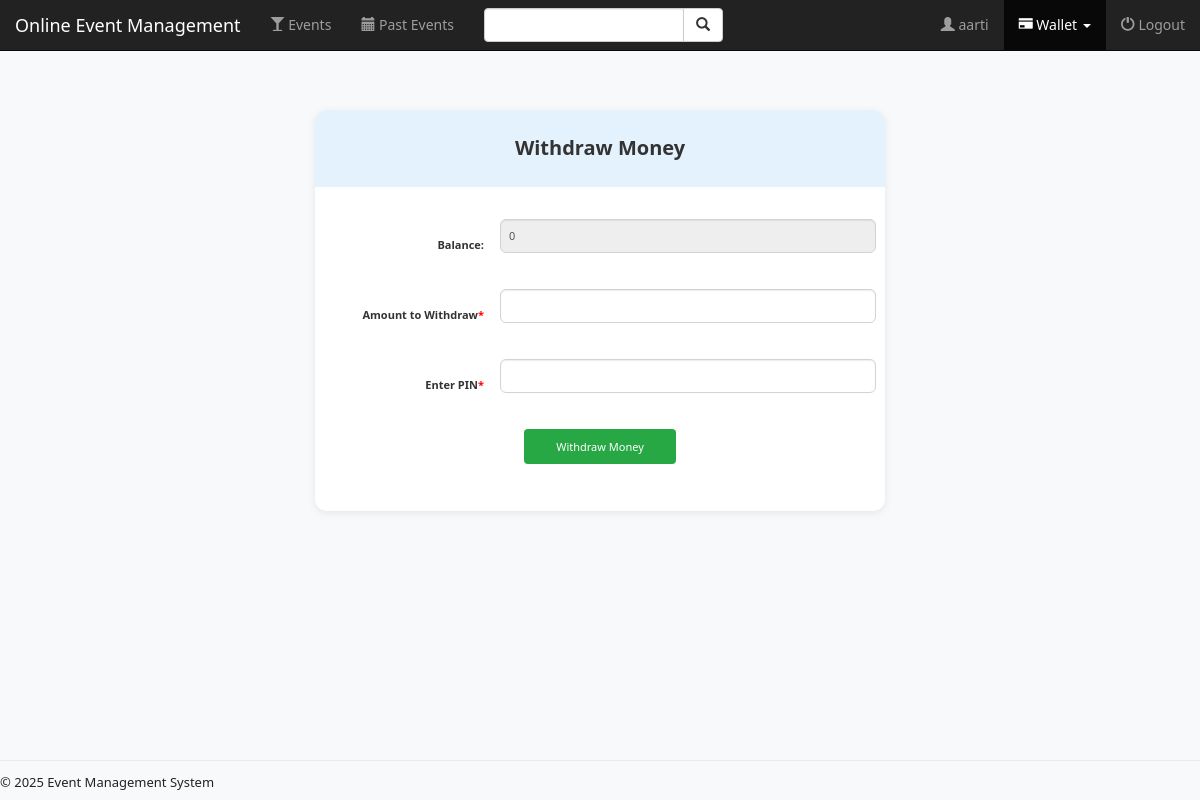
The page /user/withdraw_money/ (signed in) on the database as committed earlier.
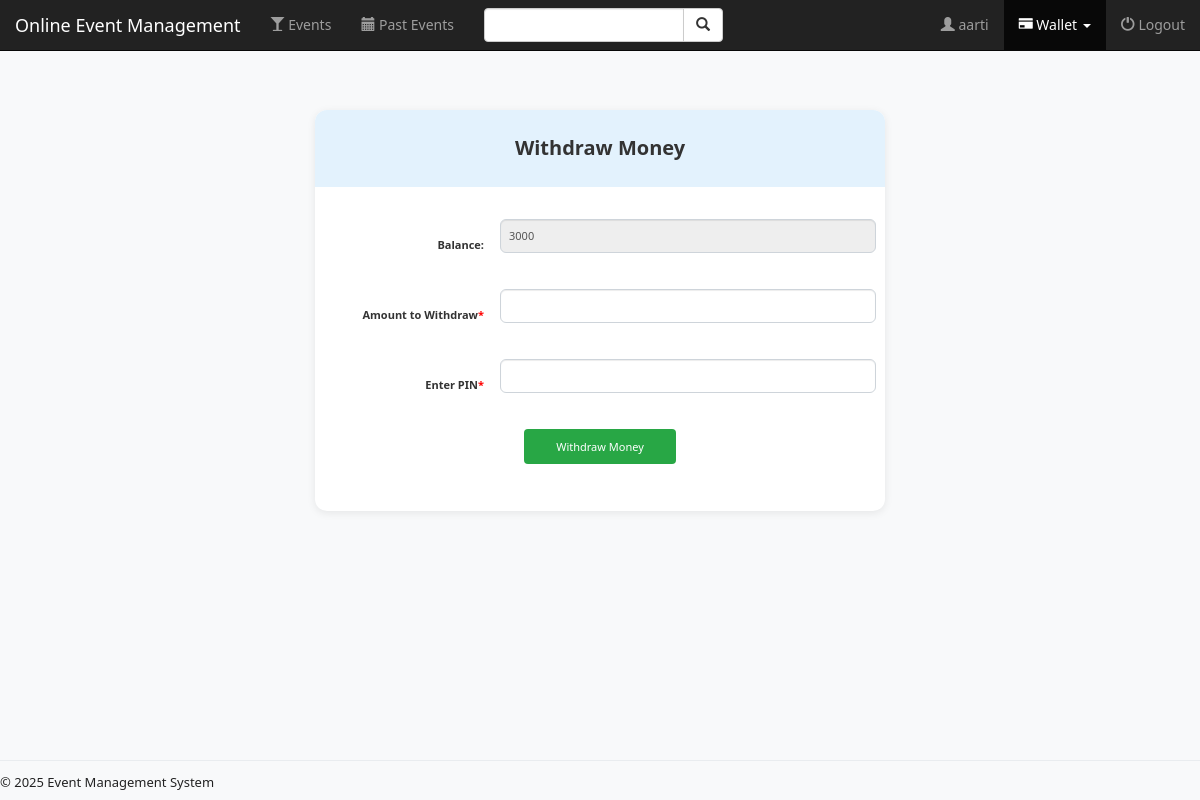
The same page on the database as committed later.
### user/models.py (models this page shows, shortened)
class Profile(models.Model):
    user = models.OneToOneField(User, on_delete=models.CASCADE)
    mobile_number = models.CharField(
        max_length=10,
        unique=True,
        validators=[RegexValidator(regex=r'^\d{10}$', message='Mobile number must be exactly 10 digits.')],
        blank=True,
        null=True
    )
    image = models.ImageField(default='settings.MEDIA_ROOT/default_user.jpg')
    bio = models.TextField(max_length=500, blank=True, null=True)
    address = models.TextField(max_length=500, blank=True, null=True)
    birth_date = models.DateField(blank=True, null=True)
    age = models.IntegerField(blank=True, null=True)
    wallet_pin = models.PositiveIntegerField(null=True)
    wallet_balance = models.PositiveIntegerField(default=0, null=True)

### user/views.py (the view)
# urls.py: path('withdraw_money/', views.withdraw_money, name='withdraw_money'),
def withdraw_money(request):
    if not request.user.is_authenticated:
        return redirect('user:login_user')
    user = request.user
    profile = get_object_or_404(Profile, user=user)
    if request.method == 'POST':
        form = WithdrawMoneyForm(request.POST)
        if form.is_valid():
            data = form.cleaned_data
            if int(data['pin']) == profile.wallet_pin:
                if data['amount'] > profile.wallet_balance:
                    context = {
                        'profile': profile,
                        'form': form,
                        'error_message': 'Amount to withdraw cannot be more than available balance'
                    }
                    return render(request, 'user/withdraw_money.html', context)
                profile.wallet_balance -= data['amount']
                profile.save()
                purpose = WalletTransaction.Purpose.WITHDRAWAL
                reference = f"Withdrawal by user: {user.username}"
                WalletTransaction.objects.create(
                    user=user,
                    amount=data['amount'],
                    type=WalletTransaction.Type.DEBIT,
                    purpose=purpose,
                    reference=reference
                )
                return redirect('user:wallet_history')
            context = {'profile': profile, 'form': form, 'error_message': 'Invalid Pin!'}
            return render(request, 'user/withdraw_money.html', context)
    else:
        form = WithdrawMoneyForm()
    return render(request, 'user/withdraw_money.html', {'profile': profile, 'form': form})

### user/forms.py
class WithdrawMoneyForm(forms.Form):
	amount = forms.IntegerField(label='Amount to Withdraw', min_value=0)
	pin = forms.CharField(label='Enter PIN', widget=forms.PasswordInput)

### user/templates/user/withdraw_money.html (shortened to what this page needs)
{% extends 'event/base.html' %}
{% block wallet_active %}active{% endblock %}
{% block body %}
<div class="container event-main-content" style="max-width:600px; margin-top:40px;">
    <div class="card" style="box-shadow:0 2px 8px rgba(0,0,0,0.08); border-radius:12px; background:#fff; padding:0;">
    <div class="form-heading">Withdraw Money</div>
        <div style="padding:32px 24px; border-radius:0 0 12px 12px;">
            <form class="form-horizontal" role="form" action="" method="post" enctype="multipart/form-data">
                <div class="form-group" style="display:flex; align-items:center; margin-bottom:24px;">
                    <label class="control-label" style="font-size:1.1rem; flex:0 0 160px; text-align:right; margin-right:16px;">Balance:</label>
                    <div style="flex:1;">
                        <input type="text" name="balance" value="{{ profile.wallet_balance }}" readonly class="form-control" style="font-size:1.1rem;">
                    </div>
                </div>
                <div class="form-group" style="display:flex; align-items:center; margin-bottom:24px;">
                    <label class="control-label" style="font-size:1.1rem; flex:0 0 160px; text-align:right; margin-right:16px;">Amount to Withdraw<span style="color:red;">*</span></label>
                    <div style="flex:1;">
                        <input type="text" name="amount" class="form-control" style="font-size:1.1rem;" required>
                    </div>
                </div>
                <div class="form-group" style="display:flex; align-items:center; margin-bottom:24px;">
                    <label class="control-label" style="font-size:1.1rem; flex:0 0 160px; text-align:right; margin-right:16px;">Enter PIN<span style="color:red;">*</span></label>
                    <div style="flex:1;">
                        <input type="password" name="pin" class="form-control" style="font-size:1.1rem;" required>
                    </div>
                </div>
                <div class="form-group text-center" style="margin-top:24px;">
                    <button type="submit" class="btn btn-success" style="font-size:1.1rem; padding:10px 32px;">Withdraw Money</button>
                </div>
            </form>
        </div>
    </div>
</div>
{% endblock %}

Rows that differ between the two databases and show on the page:
changed Profile: balance "0" → "3000"
